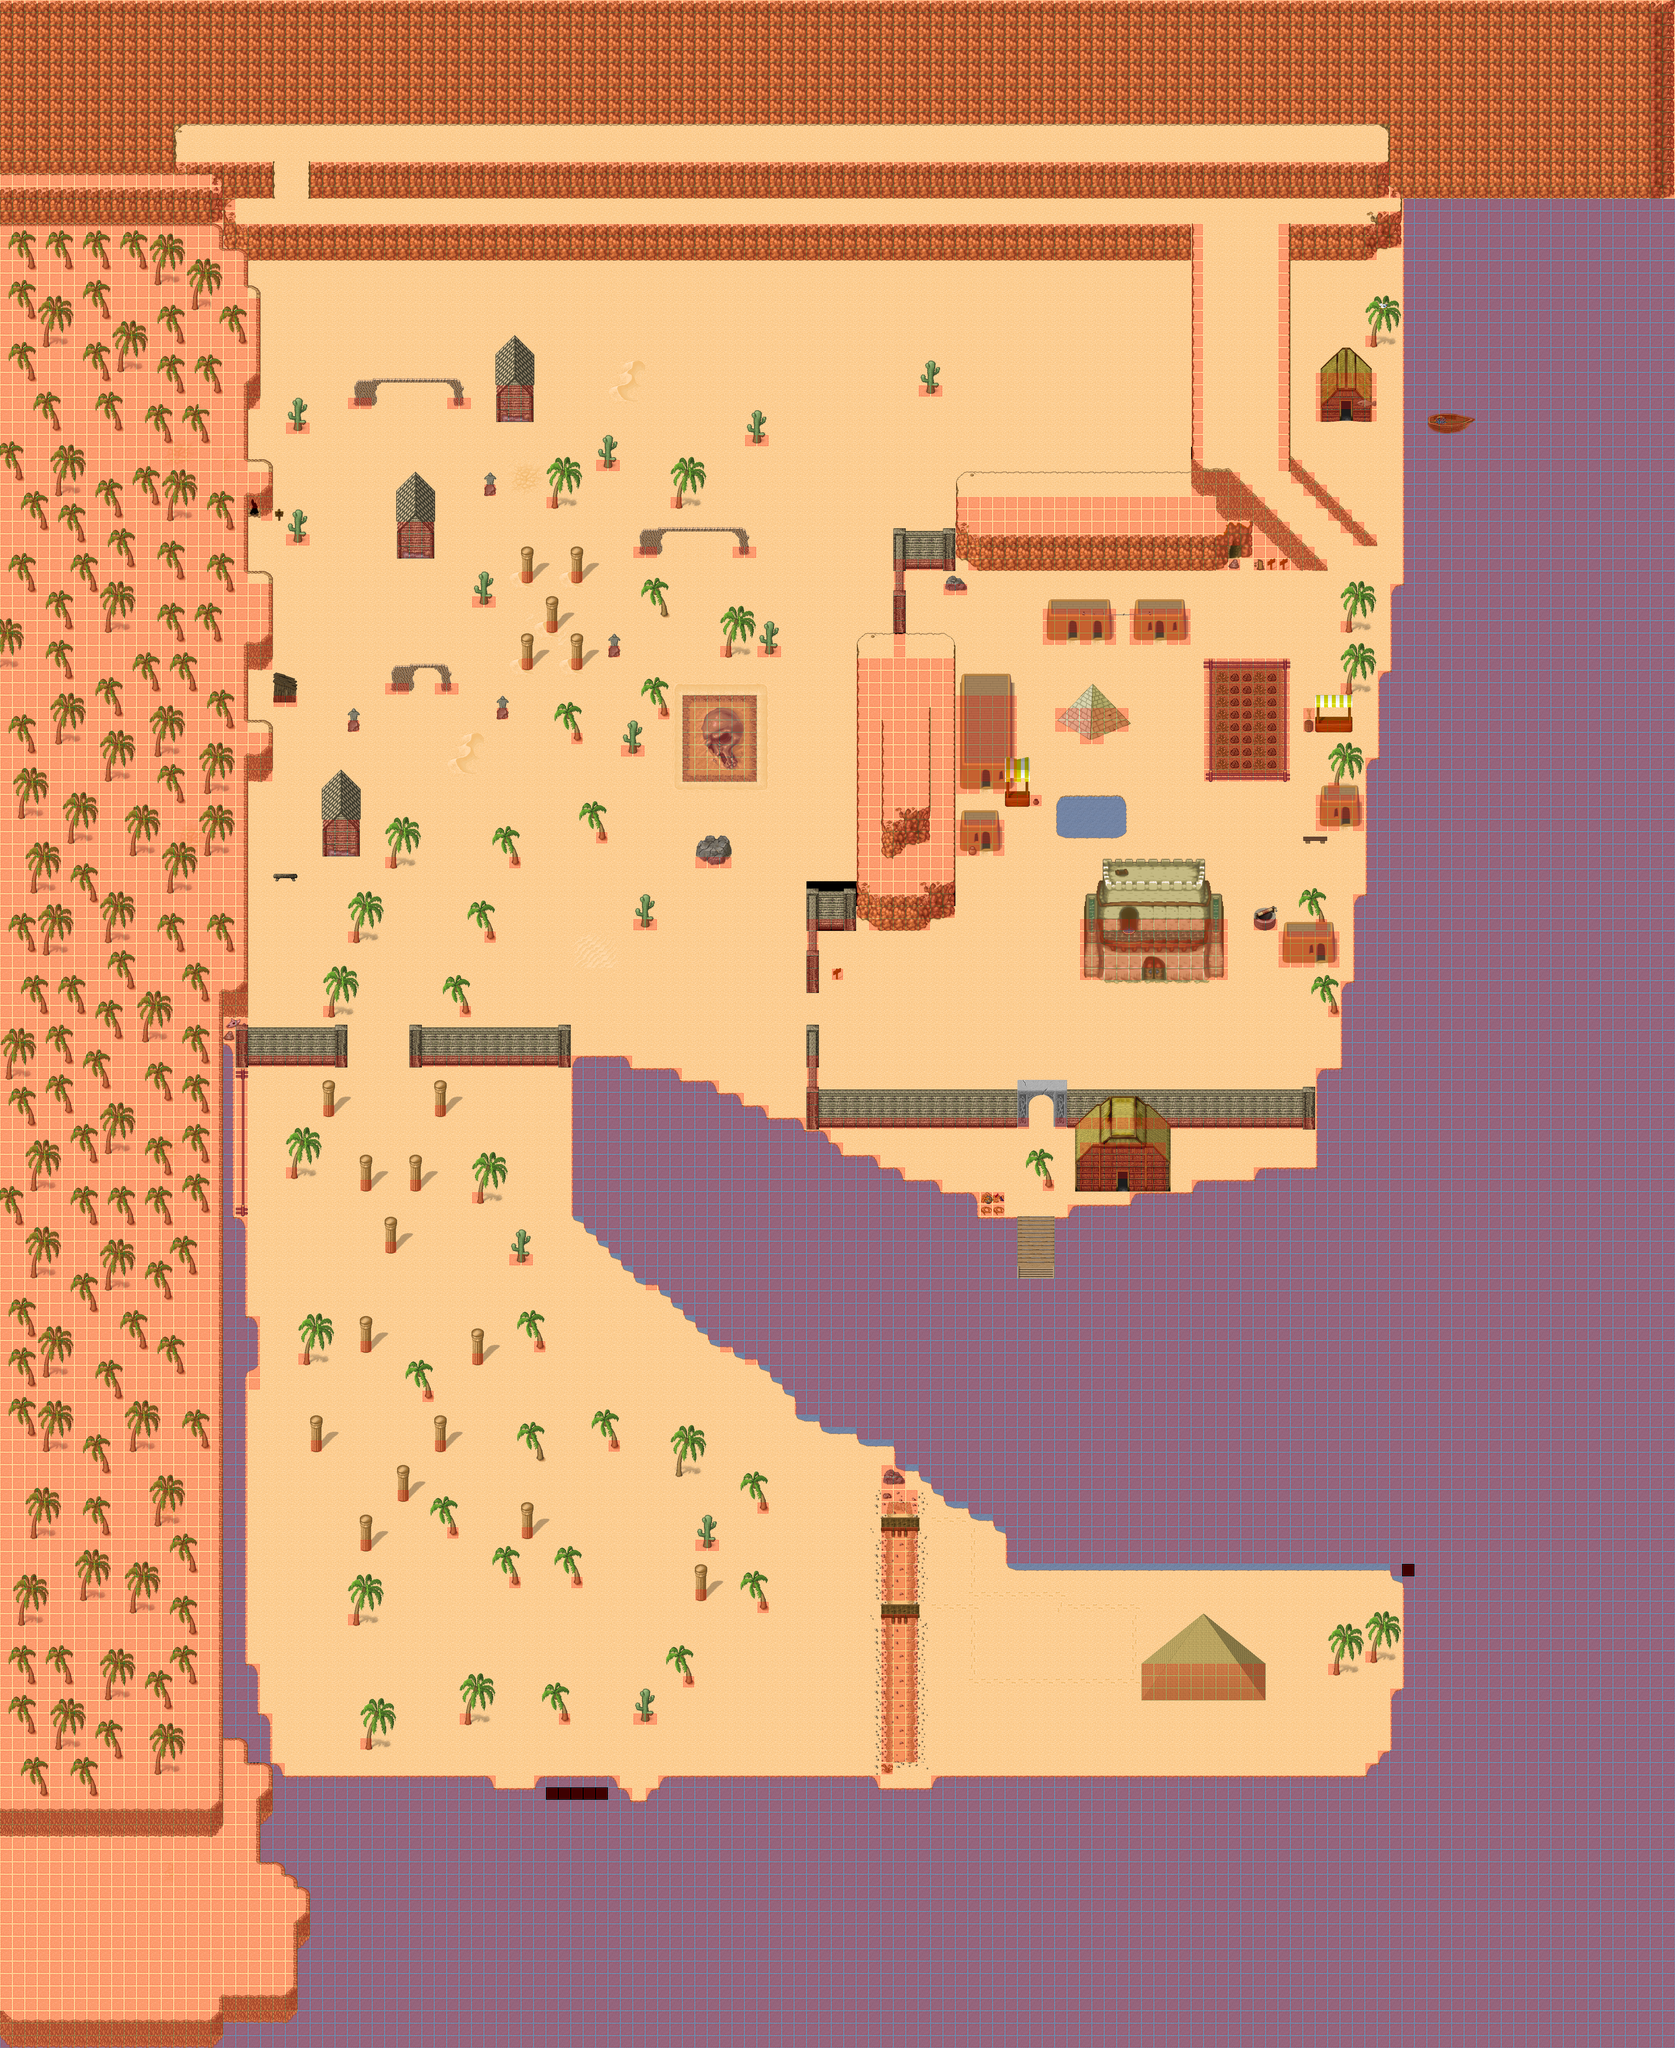

The image is a tile-based game level rendered from a .tmx file. Its description and source (layers, tilesets, objects; grid data summarised) follow:
An orthogonal 135x165 tile map with 32x32 px tiles, 5 tile layers (Ground, Ground2, Fringe, Top, ...), 22 tilesets and 33 objects (12x warp, 7x spawn, 2x PARTICLE_EFFECT, trasgodefogo(13), Limo Alga Verde (7), ...).

<map version="1.0" orientation="orthogonal" width="135" height="165" tilewidth="32" tileheight="32">
 <properties>
  <property name="pasta" value="Sarab" />
 </properties>
 <tileset firstgid="1" name="desert2" tilewidth="32" tileheight="32">
  <image source="../graphics/tiles/desert2.png" width="512" height="512" />
 </tileset>
 <tileset firstgid="257" name="desert1" tilewidth="32" tileheight="32">
  <image source="../graphics/tiles/desert1.png" width="512" height="512" />
 </tileset>
 <tileset firstgid="513" name="desert-utilit" tilewidth="32" tileheight="32">
  <image source="../graphics/tiles/desert-utilit.png" width="512" height="512" />
 </tileset>
 <tileset firstgid="769" name="desert3" tilewidth="32" tileheight="32">
  <image source="../graphics/tiles/desert3.png" width="512" height="512" />
 </tileset>
 <tileset firstgid="1025" name="Woodland_village" tilewidth="32" tileheight="32">
  <image source="../graphics/tiles/Woodland_village.png" width="512" height="512" />
 </tileset>
 <tileset firstgid="1281" name="tulimshar1" tilewidth="32" tileheight="32">
  <image source="../graphics/tiles/tulimshar1.png" width="512" height="512" />
 </tileset>
 <tileset firstgid="1537" name="column1" tilewidth="32" tileheight="32">
  <image source="../graphics/tiles/column1.png" width="96" height="96" />
 </tileset>
 <tileset firstgid="1546" name="desert-piramide" tilewidth="32" tileheight="32">
  <image source="../graphics/tiles/desert-piramide.png" width="320" height="256" />
 </tileset>
 <tileset firstgid="1626" name="ruinas" tilewidth="32" tileheight="32">
  <image source="../graphics/tiles/ruinas.png" width="320" height="266" />
 </tileset>
 <tileset firstgid="1706" name="thermin-town" tilewidth="32" tileheight="32">
  <image source="../graphics/tiles/thermin-town.png" width="512" height="512" />
 </tileset>
 <tileset firstgid="1962" name="shed" tilewidth="32" tileheight="32">
  <image source="../graphics/tiles/shed.png" width="64" height="96" />
 </tileset>
 <tileset firstgid="1968" name="desert_x3" tilewidth="32" tileheight="32">
  <image source="../graphics/tiles/desert_x3.png" width="512" height="96" />
 </tileset>
 <tileset firstgid="2016" name="praia_vila" tilewidth="32" tileheight="32">
  <image source="../graphics/tiles/praia_vila.png" width="512" height="256" />
 </tileset>
 <tileset firstgid="2144" name="desert_x5" tilewidth="32" tileheight="32">
  <image source="../graphics/tiles/desert_x5.png" width="192" height="160" />
 </tileset>
 <tileset firstgid="2174" name="Tulimshar_Docks" tilewidth="32" tileheight="32">
  <image source="../graphics/tiles/Tulimshar_Docks.png" width="512" height="320" />
 </tileset>
 <tileset firstgid="2334" name="collision" tilewidth="32" tileheight="32">
  <image source="../graphics/tiles/collision.png" width="64" height="32" />
 </tileset>
 <tileset firstgid="2336" name="desert4" tilewidth="32" tileheight="32">
  <image source="../graphics/tiles/desert4.png" width="539" height="522" />
 </tileset>
 <tileset firstgid="2592" name="Woodland_ground2" tilewidth="32" tileheight="32">
  <image source="../graphics/tiles/Woodland_ground2.png" width="512" height="512" />
 </tileset>
 <tileset firstgid="2848" name="Woodland_ground" tilewidth="32" tileheight="32">
  <image source="../graphics/tiles/Woodland_ground.png" width="512" height="512" />
 </tileset>
 <tileset firstgid="3104" name="trans-woodland-desert" tilewidth="32" tileheight="32">
  <image source="../graphics/tiles/trans_woodland-desert.png" width="512" height="352" />
 </tileset>
 <tileset firstgid="3280" name="pescadores_vila" tilewidth="32" tileheight="32">
  <image source="../graphics/tiles/pescadores_vila.png" width="512" height="384" />
 </tileset>
 <tileset firstgid="3472" name="desert-piramide2" tilewidth="32" tileheight="32">
  <image source="../graphics/tiles/desert-piramide2.png" width="228" height="209" />
 </tileset>
 <layer name="Ground" width="135" height="165">
  <data>[22275 cells, 20375 non-empty, 142 distinct tile ids]</data>
 </layer>
 <layer name="Ground2" width="135" height="165">
  <data>[22275 cells, 22 non-empty, 6 distinct tile ids]</data>
 </layer>
 <layer name="Fringe" width="135" height="165">
  <data>[22275 cells, 5781 non-empty, 463 distinct tile ids]</data>
 </layer>
 <layer name="Top" width="135" height="165">
  <data>[22275 cells, 301 non-empty, 158 distinct tile ids]</data>
 </layer>
 <layer name="Collision" width="135" height="165" opacity="0.48">
  <data>[22275 cells, 13401 non-empty, 1 distinct tile ids]</data>
 </layer>
 <objectgroup name="Margin" width="135" height="165" visible="0">
  <object x="0" y="0" width="640" height="5280" />
  <object x="3680" y="0" width="640" height="5280" />
  <object x="4816" y="6352" />
  <object x="0" y="5264" width="1960" />
  <object x="0" y="4640" width="4320" height="640" />
  <object x="5664" y="4016" />
 </objectgroup>
 <objectgroup color="#ffff00" name="Spawn" width="135" height="165" visible="0">
  <object name="Limodeareia(15)" type="spawn" x="676" y="696" width="1384" height="1912">
   <properties>
    <property name="amount" value="15" />
    <property name="delay1" value="0" />
    <property name="delay2" value="0" />
    <property name="id" value="1352" />
   </properties>
  </object>
  <object name="verme(20)" type="spawn" x="672" y="2784" width="712" height="1344">
   <properties>
    <property name="amount" value="20" />
    <property name="delay1" value="0" />
    <property name="delay2" value="0" />
    <property name="id" value="1002" />
   </properties>
  </object>
  <object name="vermeGigante(5)" type="spawn" x="1048" y="3224" width="528" height="1304">
   <properties>
    <property name="amount" value="5" />
    <property name="delay1" value="0" />
    <property name="delay2" value="0" />
    <property name="id" value="1006" />
   </properties>
  </object>
  <object name="escorpiao(10)" type="spawn" x="760" y="3880" width="1032" height="616">
   <properties>
    <property name="amount" value="10" />
    <property name="delay1" value="0" />
    <property name="delay2" value="0" />
    <property name="id" value="1003" />
   </properties>
  </object>
  <object name="trasgodefogo(13)" x="1424" y="3560" width="576" height="904">
   <properties>
    <property name="amount" value="13" />
    <property name="delay1" value="0" />
    <property name="delay2" value="0" />
    <property name="id" value="1011" />
   </properties>
  </object>
  <object name="Limo Alga Verde (7)" x="3352" y="4064" width="176" height="464">
   <properties>
    <property name="amount" value="7" />
    <property name="delay1" value="0" />
    <property name="delay2" value="0" />
    <property name="id" value="3" />
   </properties>
  </object>
  <object name="verme(13)" type="spawn" x="2795" y="1762" width="640" height="551">
   <properties>
    <property name="amount" value="13" />
    <property name="delay1" value="0" />
    <property name="delay2" value="0" />
    <property name="id" value="1002" />
   </properties>
  </object>
  <object name="trasgodefogo(7)" x="1424" y="1608" width="576" height="904">
   <properties>
    <property name="amount" value="7" />
    <property name="delay1" value="0" />
    <property name="delay2" value="0" />
    <property name="id" value="1011" />
   </properties>
  </object>
  <object x="773" y="4615" width="6" />
  <object name="escorpiao(8)" type="spawn" x="760" y="1512" width="1032" height="616">
   <properties>
    <property name="amount" value="8" />
    <property name="delay1" value="0" />
    <property name="delay2" value="0" />
    <property name="id" value="1003" />
   </properties>
  </object>
  </objectgroup>
 <objectgroup name="Warp" width="135" height="165" visible="0">
  <!-- 12 objects omitted --></objectgroup>
 <objectgroup name="peixes" width="135" height="165" visible="0">
  <!-- 3 objects omitted --></objectgroup>
</map>
<!-- 17 of 33 objects omitted -->
